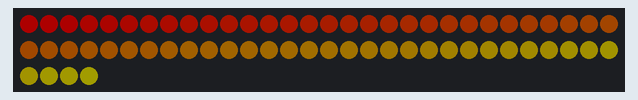
This sketch was run on a simulated Arduino Uno, built with avr-gcc and run on an emulated ATmega328P. Shown: 64 RGB LEDs in strip order, left to right, continuing on the next row. Dim RGB values are drawn brighter than linear.

Above: at 0.15 s.
At 4.96 s:
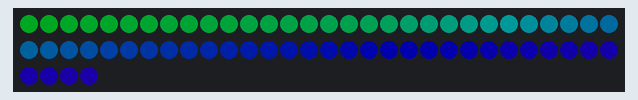
At 9.78 s:
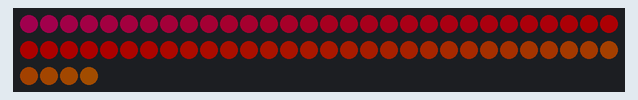
At 19.1 s:
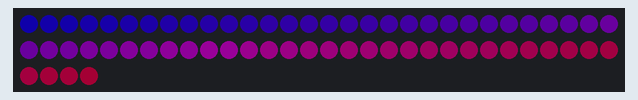
At 28.73 s:
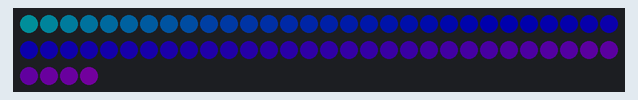
At 39.55 s:
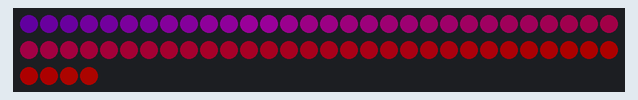

The sketch:

Rainbow-Effect.ino
```cpp
#include <FastLED.h>

#define LED_PIN     14 // Pin connected to the LED matrix
#define NUM_LEDS    64  // Number of LEDs in the matrix
#define BRIGHTNESS  50  // Brightness level
#define LED_TYPE    WS2812
#define COLOR_ORDER GRB

CRGB leds[NUM_LEDS];

void setup() {
    FastLED.addLeds<LED_TYPE, LED_PIN, COLOR_ORDER>(leds, NUM_LEDS);
    FastLED.setBrightness(BRIGHTNESS);
}

void loop() {
    rainbowCycle(10); // Adjust the speed of the rainbow effect
}

// Fill the screen with a rainbow
void rainbowCycle(uint8_t wait) {
    static uint8_t hue = 0;
    for (int i = 0; i < NUM_LEDS; i++) {
        leds[i] = CHSV((i + hue) & 255, 255, 255); // Create rainbow colors
    }
    FastLED.show();
    delay(wait);
    hue++; // Increment hue for the next frame
}
```
